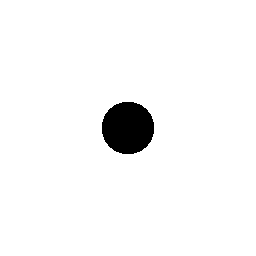
%> input picture lab12/kolo.bmp, 256 x 256 px
$ octave C.m   (GNU Octave 9; MATLAB toolbox functions it lacks are replaced by stand-ins)
%> lines starting %> are read from the running program, lines starting %| are printed output that depends on the picture; in (x1, y1, x2, y2) boxes, pixels count from 0 and x2, y2 are one past the last pixel; in counts of white or black regions, pixels touching at a corner belong together; the program's own positions count from 1
%% 1
close all;
clearvars;
clc;

figure;

img = imread('kolo.bmp');
%> img is the input picture: size 256x256 uint8; 96.7% white; 1 black region, box (x1, y1, x2, y2) and area: (102, 102, 154, 154) 2164

fft2_ = fft2(img);

ifftsh = ifftshift(fft2_);

ifft_ = uint8(ifft2(ifftsh));
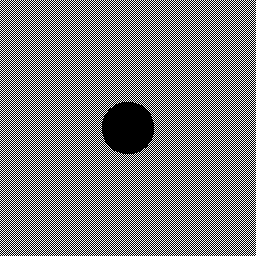
%> ifft_: size 256x256 uint8; 48.3% white in thin lines or dots

% diff = img - ifft_;

subplot(1,3,1);
imshow(img);
title('original img');
subplot(1,3,2);
imshow(fft2_);
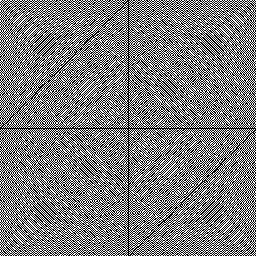
%> displayed picture: size 256x256, on the screen's scale of 0 to 255; min 0, max 255, mean 125.9
title('after fft2');
subplot(1,3,3);
imshow(ifft_);
title('after ifft2');

$ run again, with lab12/kwadrat45.bmp copied over lab12/kolo.bmp
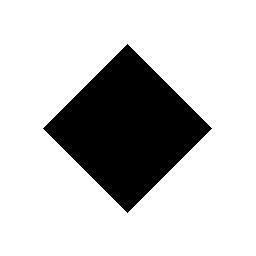
%> input picture lab12/kwadrat45.bmp, 256 x 256 px
%> img is the input picture: size 256x256 uint8; 78.2% white; 1 black region, box (x1, y1, x2, y2) and area: (43, 44, 212, 213) 14281
%> `ifft_ = uint8(ifft2(ifftsh));`:
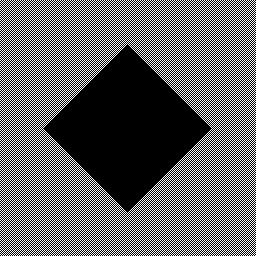
%> ifft_: size 256x256 uint8; 39.2% white in thin lines or dots
%> `imshow(fft2_);`:
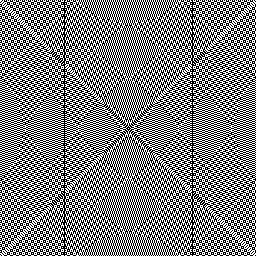
%> displayed picture: size 256x256, on the screen's scale of 0 to 255; min 0, max 255, mean 126.9
